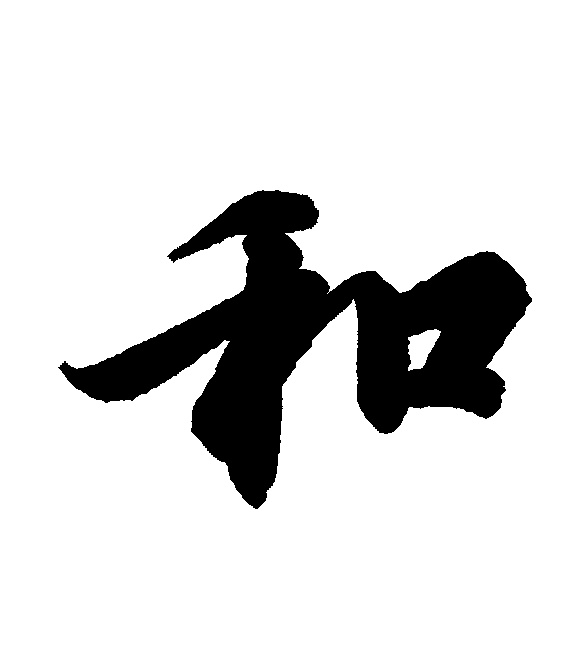
#> input picture 2.jpg, 584 x 667 px
$ python feature.py   (older library calls are emulated)
#> lines starting #> are read from the running program, lines starting #| are printed output that depends on the picture; after the words box and inside, x2 and y2 are one past the last pixel; in counts of white or black regions, pixels touching at a corner belong together; long printed decimals are rounded
### imgproc.py
import numpy as np
import cv2
from general import two_threshold
import math
import random
import matplotlib.pyplot as plt


# [7 lines left out: function line_to_X_y, not called in this run]


def imgread(addr):
#> called with addr = '2.jpg'
    try:
        img = cv2.imread(addr)  # read image into a mat
#> img is the input picture: shape (667, 584, 3); min 0, max 255, mean 220
        NewImage = cv2.cvtColor(img, cv2.COLOR_BGR2GRAY)  # transform into gray
        for i in range(NewImage.shape[0]):
            for j in range(NewImage.shape[1]):
                Num = NewImage[i][j]
                if Num < two_threshold:
                    NewImage[i][j] = 0
                else:
                    NewImage[i][j] = 255
#> NewImage: shape (667, 584); 86.3% white; 1 black region, box (x1, y1, x2, y2) and area: (58, 190, 532, 509) 53455
        return NewImage
    except Exception as e:
        print('There is an error in imgproc.imgread' + str(e))


# [6 lines left out: function imgshow, not called in this run]


def matread(img):
    mat = img.copy()
    for i in range(mat.shape[0]):
        for j in range(mat.shape[1]):
            Num = mat[i][j]
            if Num == 0:
                mat[i][j] = 1
            else:
                mat[i][j] = 0
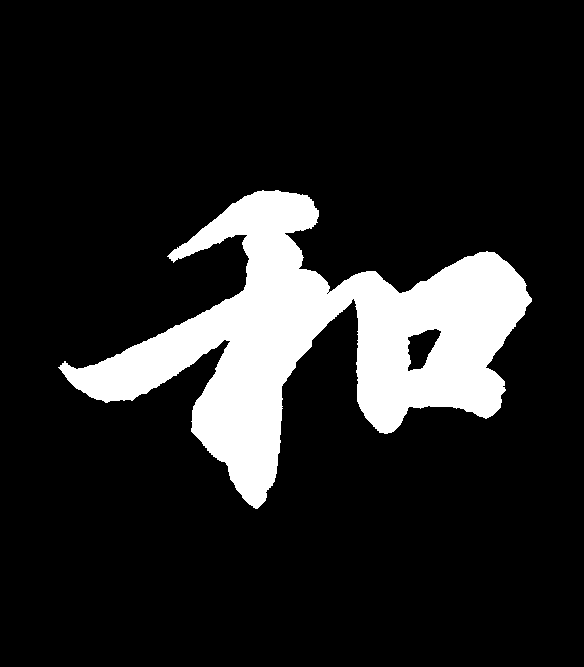
#> mat: shape (667, 584); values 0 (black) and 1 (white), 13.7% white; 1 white region
    return mat


# [10 lines left out: function matwrite, not called in this run]


def matget(addr):
    img = imgread(addr)
    mat = matread(img)
    return mat


def pos_black(mat):
    size = mat.shape
    result = []
    for i in range(size[0]):
        for j in range(size[1]):
            if mat[i][j] == 1:
                result.append([i, j])
    return result


# [8 lines left out: function pos_white, not called in this run]


def trans3(mat3):
    l = []
    for k in range(len(mat3)):
        for i in range(len(mat3[k])):
            l.append([mat3[k][i][0][0], mat3[k][i][0][1]])
    return l


def convexhull(img):
    image, contours, hierarchy = cv2.findContours(img, cv2.RETR_LIST,
                                                  cv2.CHAIN_APPROX_NONE)
    l = []
    for i in range(len(contours)):
        cnt = contours[i]
        l.append(cv2.convexHull(cnt, None, True))
    return l


def wholehull(img):
    mat = matread(img)
    feature = 10 * [0.0]

    def xdot(v1, v2):
        return v1[0] * v2[1] - v1[1] * v2[0]

    def uni(v):
        length = (v[0]**2 + v[1]**2)**0.5
        nx = v[0] / length
        ny = v[1] / length
        return [nx, ny]

    def dot(v1, v2):
        return v1[0] * v2[0] + v1[1] * v2[1]

    px = []
    py = []
    n = 0

    l = convexhull(mat)
    convexlist = trans3(l)

    convx = []
    convy = []

    st = 0
    for i in range(len(convexlist)):
        if (convexlist[i][0] > convexlist[st][0]
                or (convexlist[i][0] == convexlist[st][0]
                    and convexlist[i][1] > convexlist[st][1])):
            st = i
    convx.append(convexlist[st][0])
    convy.append(convexlist[st][1])
    # find the most right down point which must be one of the point of the convex hull

    cur = st
    curdir = [1, 0]
    curdot = -1
    nstep = 0

    for i in range(len(convexlist)):
        if (i != st):
            newdir = [
                convexlist[i][0] - convexlist[st][0],
                convexlist[i][1] - convexlist[st][1]
            ]
            newxdot = xdot(uni(curdir), uni(newdir))
            newdot = dot(uni(curdir), uni(newdir))
            if (newxdot > 0 and newdot > curdot):
                nstep = i
                curdot = newdot
    curdir = [
        convexlist[nstep][0] - convexlist[cur][0],
        convexlist[nstep][1] - convexlist[cur][1]
    ]
    cur = nstep

    while (cur != st):
        convx.append(convexlist[cur][0])
        convy.append(convexlist[cur][1])
        curdot = -1
        nstep = 0
        for i in range(len(convexlist)):
            if (i != cur):
                newdir = [
                    convexlist[i][0] - convexlist[cur][0],
                    convexlist[i][1] - convexlist[cur][1]
                ]
                newxdot = xdot(uni(curdir), uni(newdir))
                newdot = dot(uni(curdir), uni(newdir))
                if (newxdot > 0 and newdot > curdot):
                    nstep = i
                    curdot = newdot
        curdir = [
            convexlist[nstep][0] - convexlist[cur][0],
            convexlist[nstep][1] - convexlist[cur][1]
        ]
        cur = nstep

    result = []
    for i in range(len(convx)):
        result.append([convx[i], convy[i]])
    return result


def drawconvex(img, cnt):
    cv2.drawContours(img, cnt, -1, (0, 0, 0))


def findcenter(mat, isimg=False):
    result = [0, 0]
    num = 0
    for i in range(mat.shape[0]):
        for j in range(mat.shape[1]):
            if mat[i][j] == 1 or (isimg and mat[i][j] == 0):
                result[0] += i
                result[1] += j
                num += 1
    return [result[0] / num, result[1] / num]


def findaxis(mat):

    l = pos_black(mat)
    matrix = np.zeros((len(l), 2))
    result = np.zeros((len(l), 1))
    for i in range(len(l)):
        matrix[i][0] = l[i][0]
        matrix[i][1] = 1
    for i in range(len(l)):
        result[i][0] = l[i][1]
    pinv = np.linalg.pinv(matrix)
    line = np.dot(pinv, result)
    return line[0][0], line[1][0]


# [17 lines left out: functions materode, matdilate, matclear, not called in this run]


def drawpoly(img, pointlist):
    num = len(pointlist)

    def list2tuple(p):
        point = (int(p[0]), int(p[1]))
        return point

    for i in range(num):
        img = cv2.line(img,
                       list2tuple(pointlist[i]),
                       list2tuple(pointlist[(i + 1) % num]), (50, 0, 0))
    return img


# [11 lines left out: function drawline, not called in this run]


def line_cut_convex(X, y, axisa, axisb):
    def get_point_line():
        change_points = []

        def value_cal(i):
            value = X[i] - (y[i] * axisa + axisb)
            return value

        if len(X) != len(y):
            raise Exception('length of X and y error')
        for i in range(1, len(X) + 1):
            value = value_cal(i - 1)
            value_next = value_cal(i % len(X))
            if value_next * value < 0 or value_next**2 + value**2 == 0:
                change_points.append(i - 1)
                change_points.append(i)
        if len(change_points) != 4:
            raise Exception('error in number of the change_points')
        return change_points

    def line_cross(A, B, a, b):
        '''line_cross(A, B, a, b)->[cross_x, cross_y] - x = ay+b cross A-B '''
        result = [[0], [0]]
        num1 = B[1] - A[1]
        num2 = B[0] - A[0]
        nump1 = [[-1, a], [num1, -num2]]
        nump2 = [[-b], [num1 * A[0] - num2 * A[1]]]
        result = np.dot(np.linalg.inv(nump1), nump2)
        return [result[0][0], result[1][0]]

    def index_to_point(i):
        result = [X[i], y[i]]
        return result

    def get_line():
        result = []
        for i in range(len(X)):
            result.append([X[i], y[i]])
        return result

    def area_cal(l):
        conarea = 0.0
        l.append(l[0])
        for i in range(len(l) - 1):
            conarea = conarea + l[i][0] * l[i + 1][1] - l[i][1] * l[i + 1][0]
        conarea = conarea / 2.0
        return conarea

    change_points = get_point_line()
    num1, num2, num3, num4 = change_points[:]
    cross_point1 = line_cross(
        index_to_point(num1), index_to_point(num2), axisa, axisb)
    cross_point2 = line_cross(
        index_to_point(num3), index_to_point(num4), axisa, axisb)
    line1 = [cross_point1]
    line2 = [cross_point2]
    convex = get_line()
    line1 += convex[num2:num3 + 1]
    line1.append(cross_point2)

    line2 += convex[num4:num1:-1]
    line2.append(cross_point1)

    area = area_cal(line1)
    area_whole = area_cal(get_line())
    return area / area_whole


def white_within_convex(img):
    wwc_list = []
    l = wholehull(img)
    polyimg = drawpoly(img, l)
    imgshape = polyimg.shape

    for i in range(0, imgshape[0]):
        f = False
        st = 0

        while not (f and polyimg[i][st] == 255) and st < imgshape[1]:
            if polyimg[i][st] != 0 and polyimg[i][st] != 255:
                f = True
            st += 1
            if st >= len(polyimg[0]):
                break
        f = False
        ed = imgshape[1] - 1
        while not (f and polyimg[i][ed] == 255) and ed >= 0:
            if polyimg[i][ed] != 0 and polyimg[i][ed] != 255:
                f = True
            ed -= 1
        #print(st,' ',ed)
        if ed > st:
            for j in range(st, ed):
                if polyimg[i][j] == 255:
                    wwc_list.append([i, j])

    return wwc_list


# [10 lines left out: function isInChar, not called in this run]


def orientation_white_block_length(point, mat, orientation):
    """
    给定一个点和一个数字矩阵和一个方向(非垂直方向),计算在这个方向上的白块长度
    """

    def legal(pos_x, pos_y):
        if (pos_x < 0 or pos_y < 0 or pos_x >= mat.shape[0]
                or pos_y >= mat.shape[1]):
            return False
        #elif not isInChar(pos_x, pos_y, mat):
        #return False
        else:
            return True

    #if orientation % 90 == 0 and orientation != 0:
    #return None
    path_width = 10
    if orientation % 90 != 0 or orientation % 180 == 0:
        path_height = path_width * math.tan(orientation)
    else:
        path_width = 0
        path_height = 10
    n = 0
    left = right = True
    while left or right:
        if left:
            n += 1
            pos_x = (int)(point[0] - path_width * n)
            pos_y = (int)(point[0] - path_height * n)

            if not legal(pos_x, pos_y):
                left = False
            else:
                next_point = mat[pos_x][pos_y]
                if next_point != 0:
                    left = False
        if right:
            n += 1
            pos_x = (int)(point[0] + path_width * n)
            pos_y = (int)(point[0] + path_height * n)

            if not legal(pos_x, pos_y):
                right = False
            else:
                next_point = mat[pos_x][pos_y]
                if next_point != 0:
                    right = False
    return n * math.sqrt(path_width**2 + path_height**2)


def white_block_length(point, mat):
    orientations = (0, 15, 30, 45, 60, 75, 90, 105, 120, 135, 150, 175)
    min_length = mat.shape[0]
    for orientation in orientations:
        length = orientation_white_block_length(point, mat, orientation)
        if length < min_length:
            min_length = length
    return min_length


def white_distribute(img):
    mat = matread(img)
    point_white = white_within_convex(img)
    time = 20
    result = []
    for i in range(0, time):
        pos = random.randint(0, len(point_white) - 1)

        # [7 lines of commented-out code are left out]
        result.append(white_block_length(point_white[pos], mat))
    #print(result)
    avg = 0
    for i in range(len(result)):
        avg += result[i]
    avg /= len(result)
    return np.std(result)

### feature.py
from imgproc import *
import cv2
import numpy as np
import random

def feature_stretch(addr):
    mat = matget(addr)
    img = imgread(addr)
    feature = 20 * [0.0]

    def dot(v1, v2):
        return v1[0] * v2[1] - v1[1] * v2[0]


    def uni(v):
        length = (v[0]**2 + v[1]**2)**0.5
        nx = v[0] / length
        ny = v[1] / length
        return [nx, ny]

    px = []
    py = []
    n = 0

    for i in range(mat.shape[0]):
        for j in range(mat.shape[1]):
            if mat[i][j] == 1:
                px.append(i)
                py.append(j)
                n = n + 1
#> after the loop, n = 53455

#Now strech feature 1(convexarea / rectanglearea);
    xmax = 0
    ymax = 0
    xmin = mat.shape[0]
#> xmin = 667
    ymin = mat.shape[1]
#> ymin = 584

    for i in range(n):
        #print("The coordinate",px[i],' ',py[i]);
        if px[i] < xmin:
            xmin = px[i]
        if px[i] > xmax:
            xmax = px[i]
        if py[i] < ymin:
            ymin = py[i]
        if py[i] > ymax:
            ymax = py[i]
#> after the loop, xmax = 508; xmin = 190; ymax = 531; ymin = 58

    height = xmax - xmin
#> height = 318
    width = ymax - ymin
#> width = 473
    blackpixels = len(px)
#> blackpixels = 53455

    #print(height)
    #print(width)

    area = height * width
#> area = 150414
    #print(area)

    # To get the area of convex hull
    l = wholehull(img)
#> in convexhull, `image, contours, hierarchy = cv2.findContours(img, cv2.RETR_LIST, cv2...`: contours = 4 contours, 2 with area under 20; largest, box (x1, y1, x2, y2) and area: (58, 190, 532, 509) 53376, (407, 328, 442, 372) 878
#> the loop in convexhull, `for i in range(len(contours)):` made 4 passes
#> cnt on passes 2 to 3: [[326, 293], [327, 292], [328, 293], [327, 294]], [[327, 292], [328, 291], [329, 292], [328, 293]]
#> after the loop in convexhull, `for i in range(len(contours)):`: l = 4 contours, 2 with area under 20; largest, box (x1, y1, x2, y2) and area: (58, 190, 532, 509) 95766, (407, 328, 442, 372) 969
#> the loop in trans3, `for k in range(len(mat3)):` made 4 passes
#> after the loop in trans3, `for k in range(len(mat3)):`: l = 54 pairs, first value 58 to 531, second value 190 to 508
#> in wholehull, `convexlist = trans3(l)`: convexlist has the same summary as l in trans3
#> the loop in wholehull, `for i in range(len(convexlist)):` made 54 passes
#> after the loop in wholehull, `for i in range(len(convexlist)):`: st = 43
#> the loop in wholehull, `for i in range(len(convexlist)):` made 54 passes
#> (newdir, newxdot, newdot, curdot) on passes 1, 2, 3, 4, 5, 6, 7, 8, 9, 37, 38: ([-104, 28], 0.26, -0.966, -0.966), ([-118, 33], 0.269, -0.963, -0.963), ([-123, 35], 0.274, -0.962, -0.962), ([-124, 36], 0.279, -0.96, -0.96), ([-124, 69], 0.486, -0.874, -0.874), ([-123, 70], 0.495, -0.869, -0.869), ([-122, 70], 0.498, -0.867, -0.867), ([-111, 68], 0.522, -0.853, -0.853), ([-109, 67], 0.524, -0.852, -0.852), ([-278, 206], 0.595, -0.803, -0.803), ([-276, 207], 0.6, -0.8, -0.8)
#> (newdir, newxdot, newdot) on passes 10 to 15: ([-108, 66], 0.521, -0.853), ([-106, 63], 0.511, -0.86), ([-92, 36], 0.364, -0.931), ([-91, 34], 0.35, -0.937), ([-90, 31], 0.326, -0.945), ([-90, 30], 0.316, -0.949)
#> the loop in wholehull, `while (cur != st):` made 27 passes
#> the loop in wholehull, `for i in range(len(convx)):` made 28 passes
    #print(l)
    conarea = 0.0

    l.append(l[0])
    for i in range(len(l)-1):
        conarea = conarea + l[i][0] * l[i + 1][1] - l[i][1] * l[i + 1][0]
#> this loop made 28 passes

    conarea = conarea / 2.0

    #print(conarea)
    feature[0] = conarea / area


    # Now strech feature 2, 3;(Minimum deviation line slope)
    a, b = findaxis(mat)
    #print(a, b)

    feature[1] = a
    feature[2] = (a * xmin + b - ymin) / width

    #Now stretch feature 4; (Gravity center)
    Gravitycenter = findcenter(mat)
    feature[3] = (Gravitycenter[0] - xmin) / height
    feature[4] = (Gravitycenter[1] - ymin) / width

    #Now stretch feature 5; (White ratio)
    feature[5] = blackpixels / conarea

    #Now stretch feature 6; (Area of Left / Area of convex hull)
    conx = []
    cony = []
    for i in range(len(l) - 1):
        conx.append(l[i][0])
        cony.append(l[i][1])
    feature[6] = line_cut_convex(conx, cony, a, b)
#> the loop in area_cal, `for i in range(len(l) - 1):` made 18 passes

    #Now stretch feature 7, 8, 9, 10; (quadrants distribution)
    quad = 4 * [0]

    for i in range(blackpixels):
        if px[i] > Gravitycenter[0]:
           if py[i] > Gravitycenter[1]:
              quad[3] += 1
           else:
                quad[2] += 1
        else:
            if py[i] > Gravitycenter[1]:
                quad[0] += 1
            else:
                quad[1] += 1

    for i in range(4):
        feature[7 + i] = quad[i] / blackpixels

    #Now stretch feature 11, 12; (variance of horizontal/vertical distribution)
    xavg = 0
    yavg = 0
    xsquareavg = 0
    ysquareavg = 0

    for i in range(blackpixels):
        xavg += px[i]
        yavg += py[i]
        xsquareavg += px[i] ** 2
        ysquareavg += py[i] ** 2

    feature[11] = (-(xavg / (blackpixels - 1.0))**2 + xsquareavg / (blackpixels - 1.0))**0.5 / height
    feature[12] = (-(yavg / (blackpixels - 1.0))**2 + ysquareavg / (blackpixels - 1.0))**0.5 / width

    #Now stretch feature 13, 14; (variance of slash distribution)
    pavg = 0
    navg = 0
    psquareavg = 0
    nsquareavg = 0

    for i in range(blackpixels):
        pavg += (px[i] - py[i]) / 2.0
        navg += (px[i] + py[i]) / 2.0
        psquareavg += ((px[i] - py[i])**2) / 4.0
        nsquareavg += ((px[i] + py[i])**2) / 4.0

    feature[13] = (-(pavg / (blackpixels - 1.0))**2 + psquareavg / (blackpixels - 1.0))**0.5 / height
    feature[14] = (-(navg / (blackpixels - 1.0))**2 + nsquareavg / (blackpixels - 1.0))**0.5 / width

    #Now stretch feature 15 (gap and white space distribution index)
    feature[15] = white_distribute(img)
#> the loop in convexhull (call 2), `for i in range(len(contours)):` made 4 passes
#> the loop in trans3 (call 2), `for k in range(len(mat3)):` made 4 passes
#> the loop in wholehull (call 2), `for i in range(len(convexlist)):` made 54 passes
#> the loop in wholehull (call 2), `while (cur != st):` made 27 passes
#> the loop in wholehull (call 2), `for i in range(len(convx)):` made 28 passes
#> after the loop in drawpoly, `for i in range(num):`:
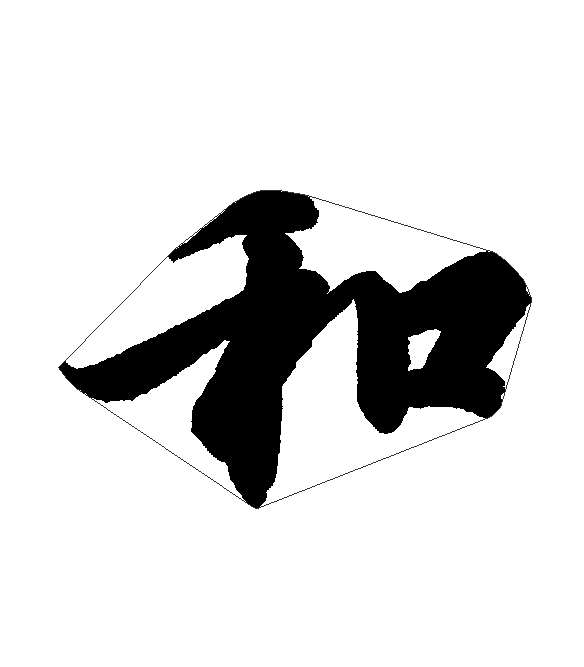
#> img: shape (667, 584); min 0, max 255, mean 219.5
#> the loop in white_distribute, `for i in range(len(result)):` made 20 passes

    #Now stretch feature 17, 18, 19, 20 (elasticity of a character)

    tmpx = px
    tmpy = py
    tmpx.sort()
    tmpy.sort()
    #print(tmpx)
    #print(tmpy)
    feature[16] = (tmpx[blackpixels // 4] - xmin) / height
    feature[17] = (tmpx[blackpixels // 4 * 3] - xmin) / height
    feature[18] = (tmpy[blackpixels // 4] - ymin) / width
    feature[19] = (tmpy[blackpixels // 4 * 3] - ymin) / width

    return(feature)

featurelist = feature_stretch('2.jpg')
print(featurelist)
#| [0.6367, -0.2416, 0.6233, 0.4689, 0.5471, 0.5582, 0.542, 0.2372, 0.2587, 0.3153, 0.1888, 0.2017, 0.2346, 0.2134, 0.127, 64.741, 0.3333, 0.6101, 0.3827, 0.7548]

$ run again, with 0.jpg copied over 2.jpg
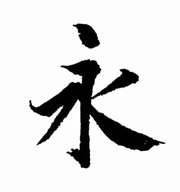
#> input picture 0.jpg, 180 x 192 px
#> in imgread, img is the input picture: shape (192, 180, 3); min 0, max 255, mean 220.1
#> after the loop in imgread, `for i in range(NewImage.shape[0]):`:
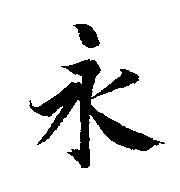
#> NewImage: shape (192, 180); 87.1% white; 2 black regions, box (x1, y1, x2, y2) and area: (29, 59, 165, 168) 4090, (73, 24, 100, 48) 382
#> contours = 2 contours; box (x1, y1, x2, y2) and area: (29, 59, 165, 168) 3738, (73, 24, 100, 48) 345
#> the loop in convexhull, `for i in range(len(contours)):` made 2 passes
#> after the loop in convexhull, `for i in range(len(contours)):`: l = 2 contours; box (x1, y1, x2, y2) and area: (29, 59, 165, 168) 10332, (73, 24, 100, 48) 382
#> the loop in trans3, `for k in range(len(mat3)):` made 2 passes
#> after the loop in trans3, `for k in range(len(mat3)):`: l = 31 pairs, first value 29 to 164, second value 24 to 167
#> convexlist has the same summary as l in trans3
#> the loop in wholehull, `for i in range(len(convexlist)):` made 31 passes
#> st on passes 9 to 10: 8, 9
#> after the loop in wholehull, `for i in range(len(convexlist)):`: st = 9
#> the loop in wholehull, `for i in range(len(convexlist)):` made 31 passes
#> (newdir, newxdot, newdot, curdot) on passes 6 to 9: ([-127, 1], 0.00787, -1, -1), ([-83, 24], 0.278, -0.961, -0.961), ([-77, 24], 0.298, -0.955, -0.955), ([-18, 7], 0.362, -0.932, -0.932)
#> after the loop in wholehull, `for i in range(len(convexlist)):`: curdot = -0.932; nstep = 8
#> curdir = [-18, 7]
#> in wholehull, `cur = nstep`: cur = 8
#> the loop in wholehull, `while (cur != st):` made 12 passes
#> the loop in wholehull, `for i in range(len(convx)):` made 13 passes
#> the loop in feature_stretch, `for i in range(len(l)-1):` made 13 passes
#> the loop in feature_stretch, `for i in range(len(l) - 1):` made 13 passes
#> the loop in area_cal, `for i in range(len(l) - 1):` made 9 passes
#> the loop in convexhull (call 2), `for i in range(len(contours)):` made 2 passes
#> the loop in trans3 (call 2), `for k in range(len(mat3)):` made 2 passes
#> the loop in wholehull (call 2), `for i in range(len(convexlist)):` made 31 passes
#> the loop in wholehull (call 2), `while (cur != st):` made 12 passes
#> the loop in wholehull (call 2), `for i in range(len(convx)):` made 13 passes
#> after the loop in drawpoly, `for i in range(num):`:
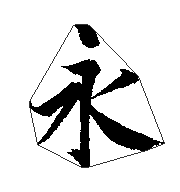
#> img: shape (192, 180); min 0, max 255, mean 220
#> the loop in white_distribute, `for i in range(len(result)):` made 20 passes
#| [0.6397, 0.1442, 0.3761, 0.5645, 0.4623, 0.3621, 0.4977, 0.1485, 0.318, 0.2833, 0.2502, 0.234, 0.2006, 0.1369, 0.1726, 10.820, 0.4056, 0.7622, 0.3481, 0.6074]
